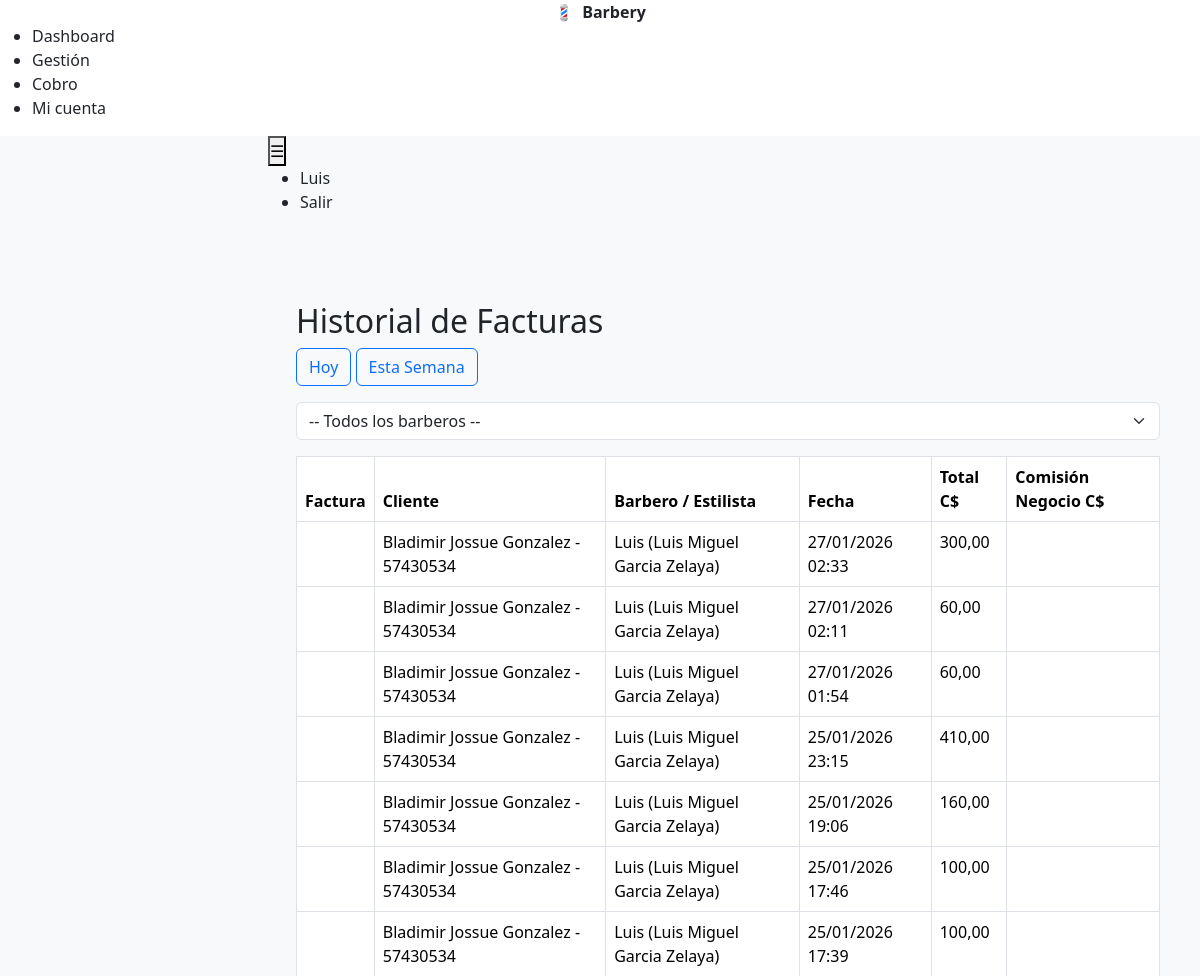
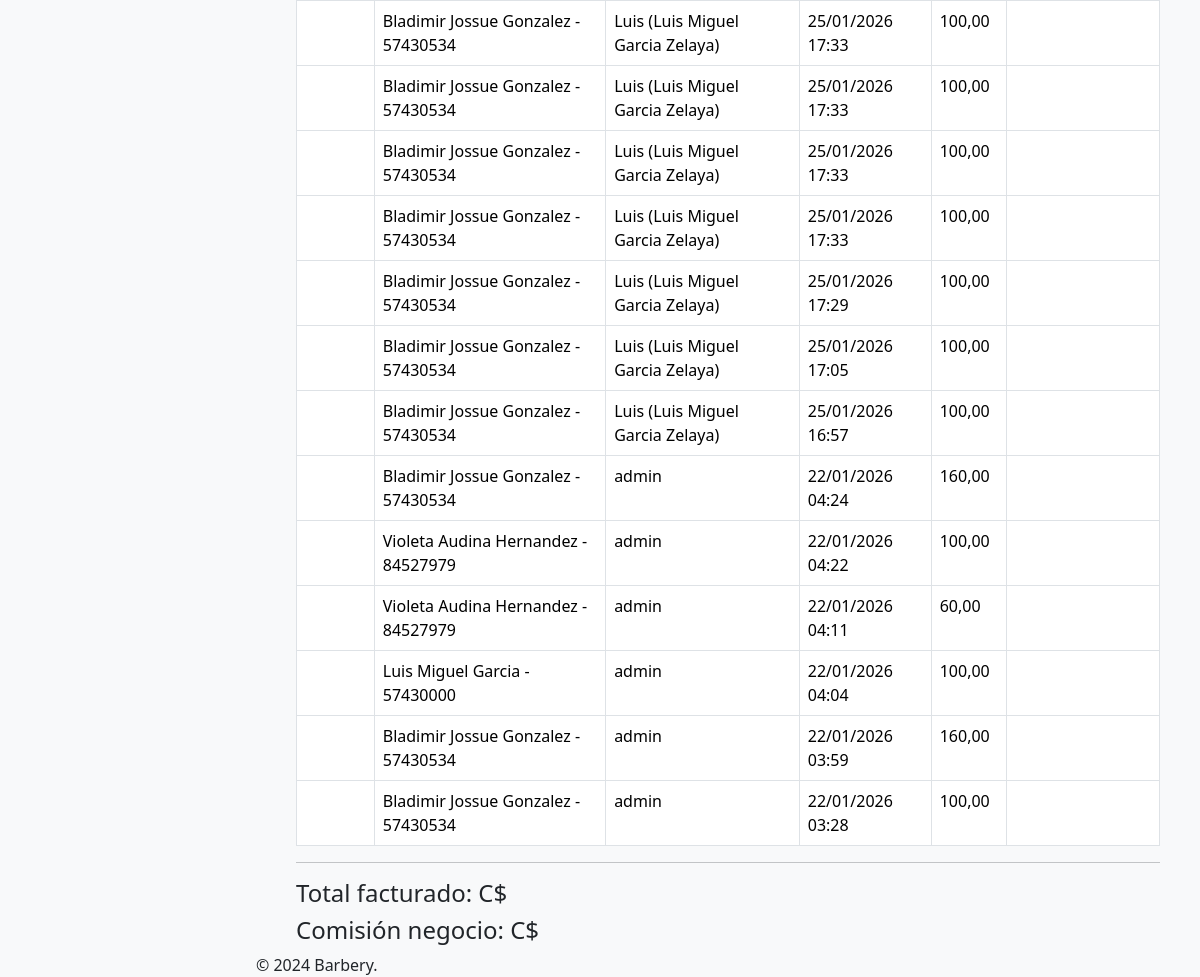
The page /facturacion/ (signed in) on the database as committed earlier (2 pictures, top to bottom).
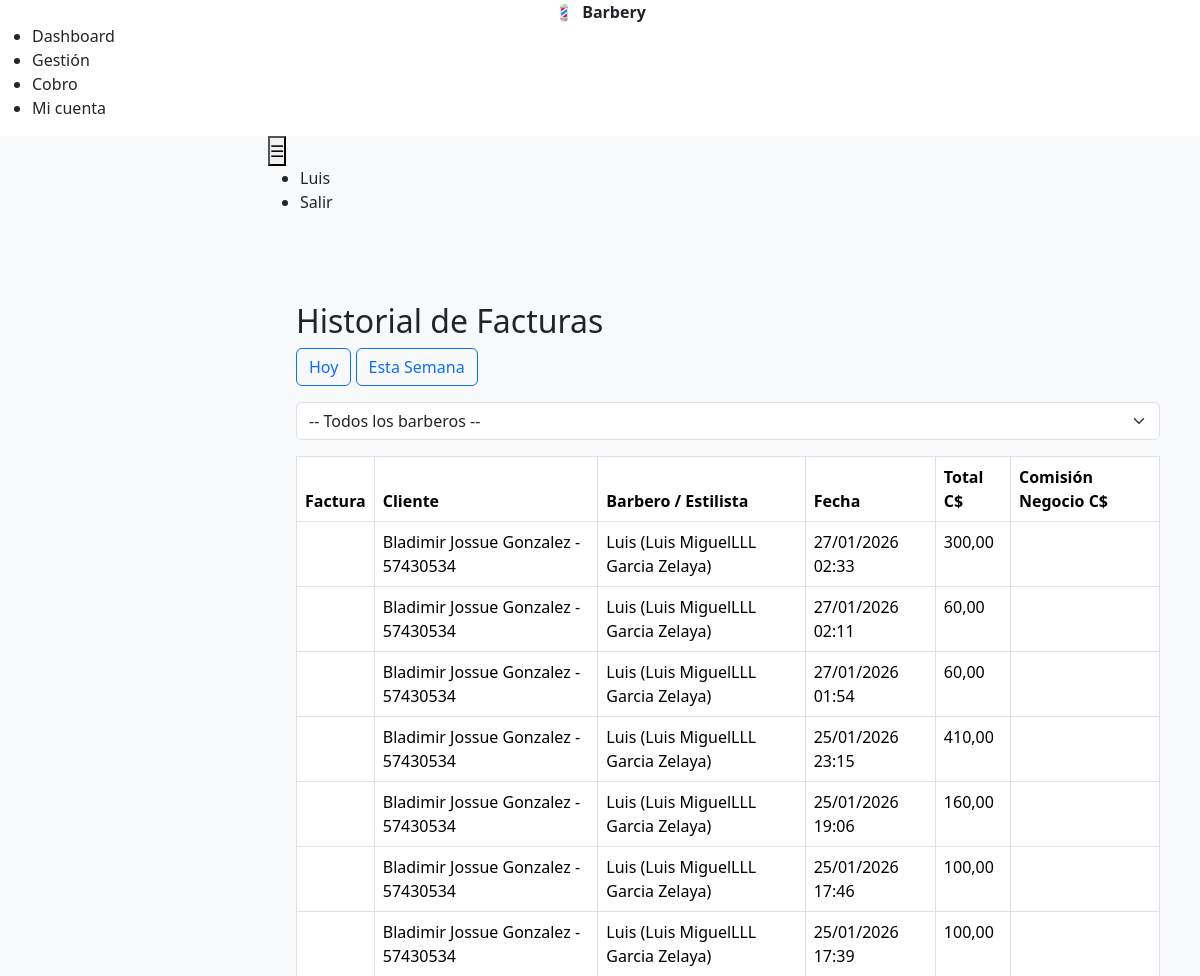
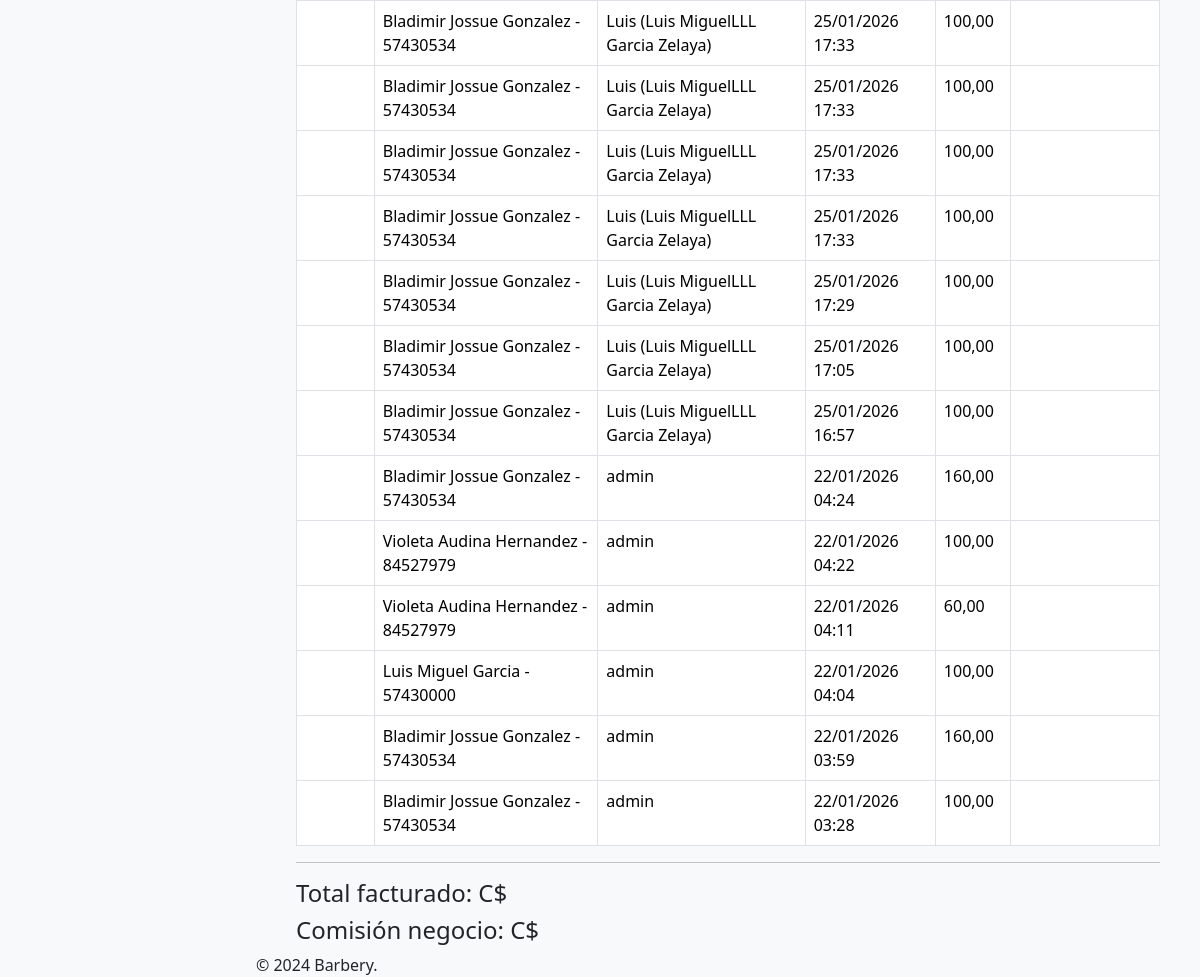
The same page on the database as committed later (2 pictures, top to bottom).
### facturacion/models.py (models this page shows, shortened)
class Factura(models.Model):
    codigo_factura = models.CharField(max_length=50, unique=True, editable=False)
    cliente = models.ForeignKey(Cliente, on_delete=models.PROTECT)
    cajero = models.ForeignKey(settings.AUTH_USER_MODEL, on_delete=models.PROTECT, related_name='facturas_cajero')
    barbero = models.ForeignKey(settings.AUTH_USER_MODEL, on_delete=models.PROTECT, related_name='facturas_barbero')
    fecha = models.DateTimeField(auto_now_add=True)
    total = models.DecimalField(max_digits=12, decimal_places=2)

### users/models.py (models this page shows, shortened)
class User(AbstractUser):
    ROL_CHOICES = [
        ('ADMIN', 'Admin'),
        ('CAJERO', 'Cajero'),
        ('BARBERO', 'Barbero'),
        ('ESTILISTA', 'Estilista'),
    ]
    pass
    nombre = models.CharField(max_length=150, blank=True)
    apellido = models.CharField(max_length=150, blank=True)
    telefono = models.CharField(max_length=30, blank=True)
    identidad = models.CharField(max_length=100, blank=True)
    direccion = models.TextField(blank=True)
    rol = models.CharField(max_length=20, choices=ROL_CHOICES, default='CAJERO')
    def __str__(self):
        full_name = f"{self.nombre} {self.apellido}".strip()
        if full_name:
            return f"{self.username} ({full_name})"
        return self.username

### clientes/models.py (models this page shows, shortened)
class Cliente(models.Model):
    nombre = models.CharField(max_length=200)
    telefono = models.CharField(
        max_length=20,
        unique=True
    )
    def __str__(self):
        return f"{self.nombre} - {self.telefono}"

### facturacion/views.py (the view)
# urls.py: path('', views.historial, name='facturas_historial'),
@login_required
def historial(request):
    qs = Factura.objects.all().order_by('-fecha')
    return render(request, 'facturacion/historial.html', {'facturas': qs})

### templates/facturacion/historial.html (shortened to what this page needs)
{% extends 'base.html' %}
{% block content %}
<div class="container mt-4">
    <h2>Historial de Facturas</h2>
    <div class="mb-3">
        <a href="?filtro=hoy{% if barbero_id %}&barbero={{ barbero_id }}{% endif %}"
           class="btn btn-outline-primary {% if filtro == 'hoy' %}active{% endif %}">
            Hoy
        </a>
        <a href="?filtro=semana{% if barbero_id %}&barbero={{ barbero_id }}{% endif %}"
           class="btn btn-outline-primary {% if filtro == 'semana' %}active{% endif %}">
            Esta Semana
        </a>
    </div>
    <form method="get" class="mb-3">
        <select name="barbero" class="form-select" onchange="this.form.submit()">
            <option value="">-- Todos los barberos --</option>
        </select>
    </form>
    <table class="table table-bordered">
        <thead>
            <tr>
                <th>Factura</th>
                <th>Cliente</th>
                <th>Barbero / Estilista</th>
                <th>Fecha</th>
                <th>Total C$</th>
                <th>Comisión Negocio C$</th>
            </tr>
        </thead>
        <tbody>
            {% for f in facturas %}
            <tr>
                <td>{{ f.codigo }}</td>
                <td>{{ f.cliente }}</td>
                <td>{{ f.barbero }}</td>
                <td>{{ f.fecha|date:"d/m/Y H:i" }}</td>
                <td>{{ f.total|floatformat:2 }}</td>
                <td>{{ f.comision_negocio|floatformat:2 }}</td>
            </tr>
            {% empty %}
            <tr>
                <td colspan="6" class="text-center">No hay facturas</td>
            </tr>
            {% endfor %}
        </tbody>
    </table>
    <hr>
    <h4>Total facturado: C$ {{ total_facturado|floatformat:2 }}</h4>
    <h4>Comisión negocio: C$ {{ total_comision_negocio|floatformat:2 }}</h4>
</div>
{% endblock %}

Rows that differ between the two databases and show on the page:
changed through a linked row, Factura (number 1 of 20 on the later page): barbero "Luis (Luis Miguel Garcia Zelaya)" → "Luis (Luis MiguelLLL Garcia Zelaya)"
changed through a linked row, Factura (number 2 of 20 on the later page): barbero "Luis (Luis Miguel Garcia Zelaya)" → "Luis (Luis MiguelLLL Garcia Zelaya)"
changed through a linked row, Factura (number 3 of 20 on the later page): barbero "Luis (Luis Miguel Garcia Zelaya)" → "Luis (Luis MiguelLLL Garcia Zelaya)"
changed through a linked row, Factura (number 4 of 20 on the later page): barbero "Luis (Luis Miguel Garcia Zelaya)" → "Luis (Luis MiguelLLL Garcia Zelaya)"
changed through a linked row, Factura (number 5 of 20 on the later page): barbero "Luis (Luis Miguel Garcia Zelaya)" → "Luis (Luis MiguelLLL Garcia Zelaya)"
changed through a linked row, Factura (number 6 of 20 on the later page): barbero "Luis (Luis Miguel Garcia Zelaya)" → "Luis (Luis MiguelLLL Garcia Zelaya)"
changed through a linked row, Factura (number 7 of 20 on the later page): barbero "Luis (Luis Miguel Garcia Zelaya)" → "Luis (Luis MiguelLLL Garcia Zelaya)"
changed through a linked row, Factura (number 8 of 20 on the later page): barbero "Luis (Luis Miguel Garcia Zelaya)" → "Luis (Luis MiguelLLL Garcia Zelaya)"
changed through a linked row, Factura (number 9 of 20 on the later page): barbero "Luis (Luis Miguel Garcia Zelaya)" → "Luis (Luis MiguelLLL Garcia Zelaya)"
changed through a linked row, Factura (number 10 of 20 on the later page): barbero "Luis (Luis Miguel Garcia Zelaya)" → "Luis (Luis MiguelLLL Garcia Zelaya)"
changed through a linked row, Factura (number 11 of 20 on the later page): barbero "Luis (Luis Miguel Garcia Zelaya)" → "Luis (Luis MiguelLLL Garcia Zelaya)"
changed through a linked row, Factura (number 12 of 20 on the later page): barbero "Luis (Luis Miguel Garcia Zelaya)" → "Luis (Luis MiguelLLL Garcia Zelaya)"
changed through a linked row, Factura (number 13 of 20 on the later page): barbero "Luis (Luis Miguel Garcia Zelaya)" → "Luis (Luis MiguelLLL Garcia Zelaya)"
changed through a linked row, Factura (number 14 of 20 on the later page): barbero "Luis (Luis Miguel Garcia Zelaya)" → "Luis (Luis MiguelLLL Garcia Zelaya)"
